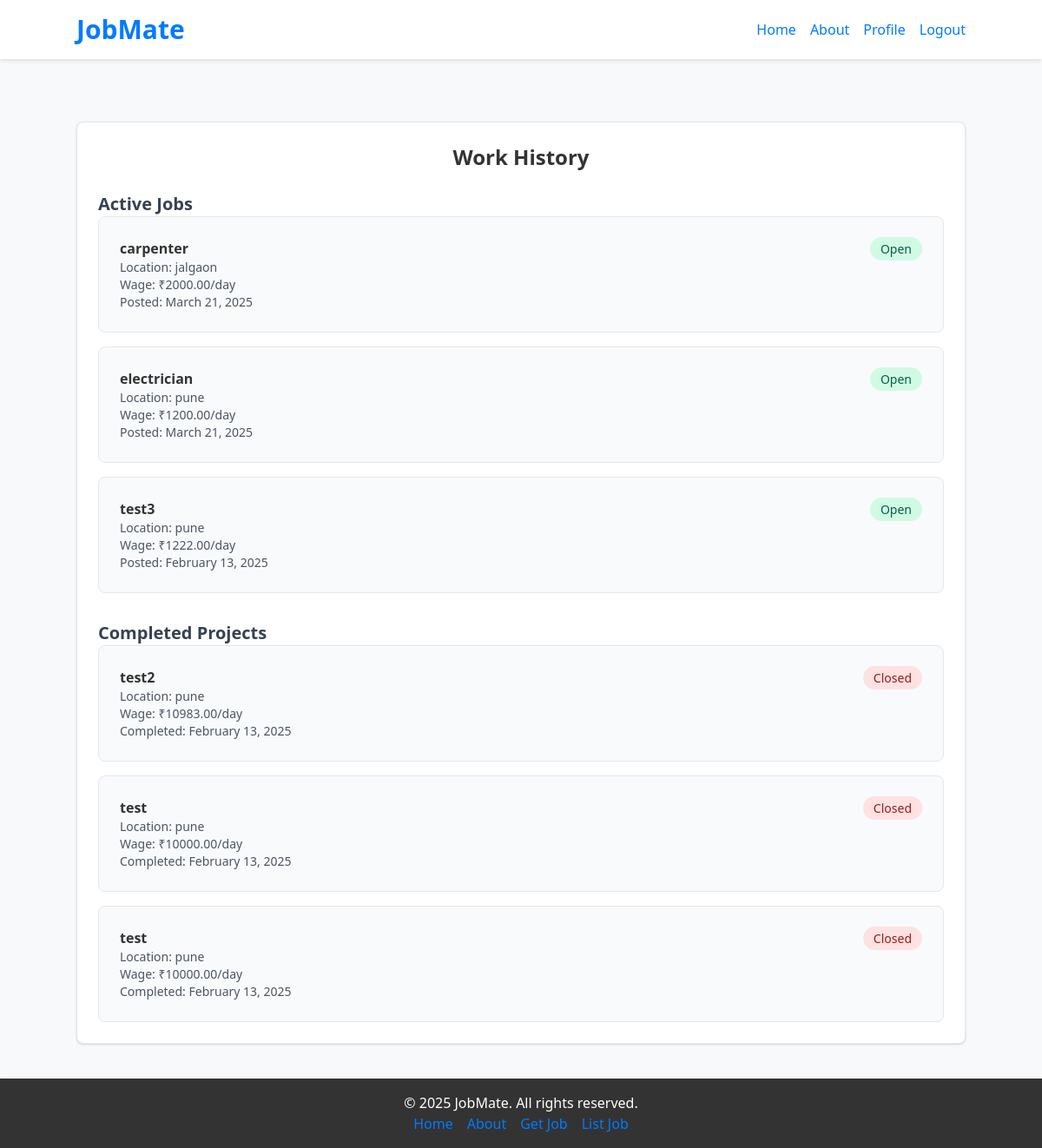
The page /contractor/work-history/ (signed in) on the database its author committed.
### contractor/models.py (models this page shows, shortened)
class Job(models.Model):
    STATUS_CHOICES = (
        ('open', 'Open'),
        ('closed', 'Closed')
    )
    contractor = models.ForeignKey(Contractor, on_delete=models.CASCADE)
    title = models.CharField(max_length=255)
    description = models.TextField()
    location = models.CharField(max_length=255)
    wage = models.DecimalField(max_digits=10, decimal_places=2)
    required_skills = models.TextField(blank=True, null=True)
    created_at = models.DateTimeField(auto_now_add=True)
    status = models.CharField(max_length=10, choices=STATUS_CHOICES, default='open')

### contractor/views.py (the view)
# urls.py: path('work-history/', views.work_history, name='work-history'),
@login_required(login_url='/login/')
def work_history(request):
    contractor = request.user.contractor
    jobs = Job.objects.filter(contractor=contractor).order_by('-created_at')
    active_jobs = jobs.filter(status='open')
    completed_projects = jobs.filter(status='closed')
    paginator_active = Paginator(active_jobs, 5)  # Show 5 active jobs per page
    page_active = request.GET.get('page_active')
    active_jobs = paginator_active.get_page(page_active)
    paginator_completed = Paginator(completed_projects, 5)  # Show 5 completed projects per page
    page_completed = request.GET.get('page_completed')
    completed_projects = paginator_completed.get_page(page_completed)
    return render(request, 'work_history.html', {
        'active_jobs': active_jobs,
        'completed_projects': completed_projects,
    })

### contractor/templates/work_history.html (shortened to what this page needs)
{% extends "base.html" %}
{% block content %}
<div class="max-w-6xl mx-auto mt-8">
    <div class="bg-white shadow rounded-lg p-6 border">
        <h2 class="text-2xl font-bold mb-6 text-center">Work History</h2>
        <h3 class="text-xl font-semibold text-gray-700">Active Jobs</h3>
        <div class="space-y-4">
            {% for job in active_jobs %}
            <div class="bg-gray-50 p-6 rounded-lg border">
                <div class="flex justify-between items-start">
                    <div>
                        <h4 class="font-semibold">{{ job.title }}</h4>
                        <p class="text-sm text-gray-600">Location: {{ job.location }}</p>
                        <p class="text-sm text-gray-600">Wage: ₹{{ job.wage }}/day</p>
                        <p class="text-sm text-gray-600">Posted: {{ job.created_at|date:"F j, Y" }}</p>
                    </div>
                    <div class="text-right">
                        <span class="px-3 py-1 rounded-full text-sm bg-green-100 text-green-800">
                            {{ job.get_status_display }}
                        </span>
                    </div>
                </div>
            </div>
            {% empty %}
            <div class="text-center py-8">
                <p class="text-gray-600">No active jobs found.</p>
            </div>
            {% endfor %}
        </div>
        <h3 class="text-xl font-semibold text-gray-700 mt-8">Completed Projects</h3>
        <div class="space-y-4">
            {% for job in completed_projects %}
            <div class="bg-gray-50 p-6 rounded-lg border">
                <div class="flex justify-between items-start">
                    <div>
                        <h4 class="font-semibold">{{ job.title }}</h4>
                        <p class="text-sm text-gray-600">Location: {{ job.location }}</p>
                        <p class="text-sm text-gray-600">Wage: ₹{{ job.wage }}/day</p>
                        <p class="text-sm text-gray-600">Completed: {{ job.created_at|date:"F j, Y" }}</p>
                    </div>
                    <div class="text-right">
                        <span class="px-3 py-1 rounded-full text-sm bg-red-100 text-red-800">
                            {{ job.get_status_display }}
                        </span>
                    </div>
                </div>
            </div>
            {% empty %}
            <div class="text-center py-8">
                <p class="text-gray-600">No completed projects found.</p>
            </div>
            {% endfor %}
        </div>
    </div>
</div>
{% endblock %}

### static/css/styles.css (style rules this page uses)
body { display: flex; flex-direction: column; min-height: 100vh; background-color: #f8f9fa; color: #333333; }

### rows shown on the page
Job: title "carpenter", location "jalgaon", wage "2000.00", created_at "March 21, 2025", status "Open"
Job: title "electrician", location "pune", wage "1200.00", created_at "March 21, 2025", status "Open"
Job: title "test3", location "pune", wage "1222.00", created_at "February 13, 2025", status "Open"
Job: title "test2", location "pune", wage "10983.00", created_at "February 13, 2025", status "Closed"
Job: title "test", location "pune", wage "10000.00", created_at "February 13, 2025", status "Closed"
Job: title "test", location "pune", wage "10000.00", created_at "February 13, 2025", status "Closed"
